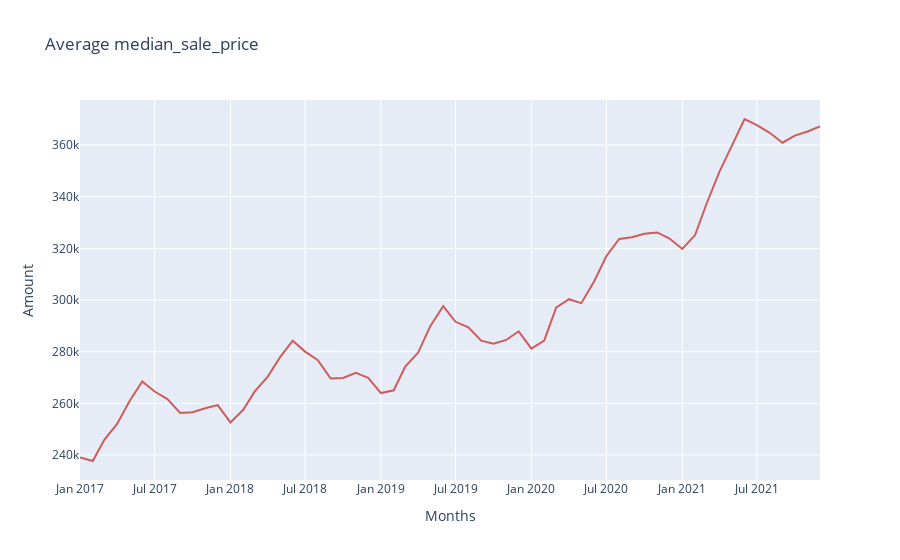

Source (notebook cell):
### Code cell
plot_map_state('median_sale_price')
